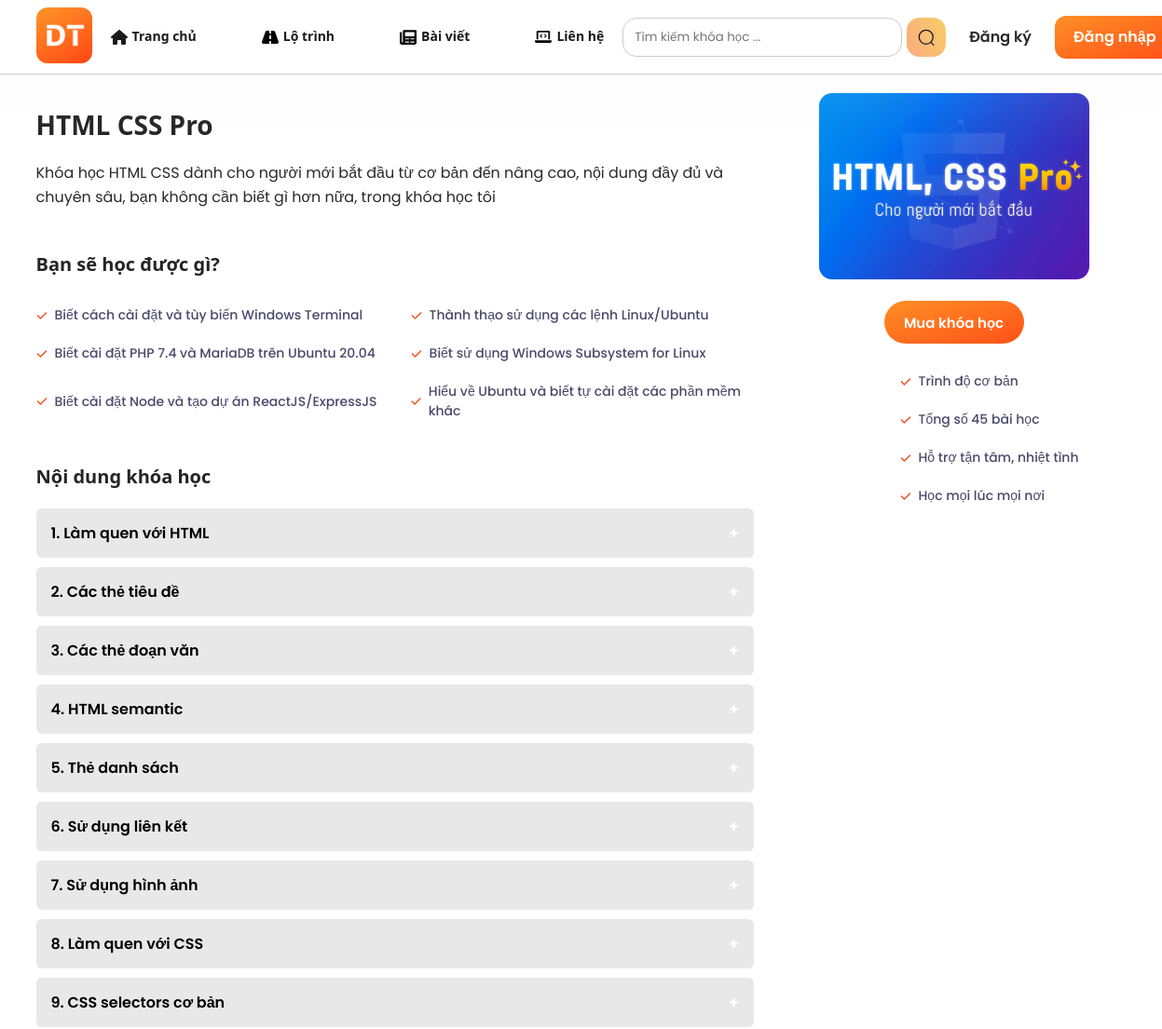
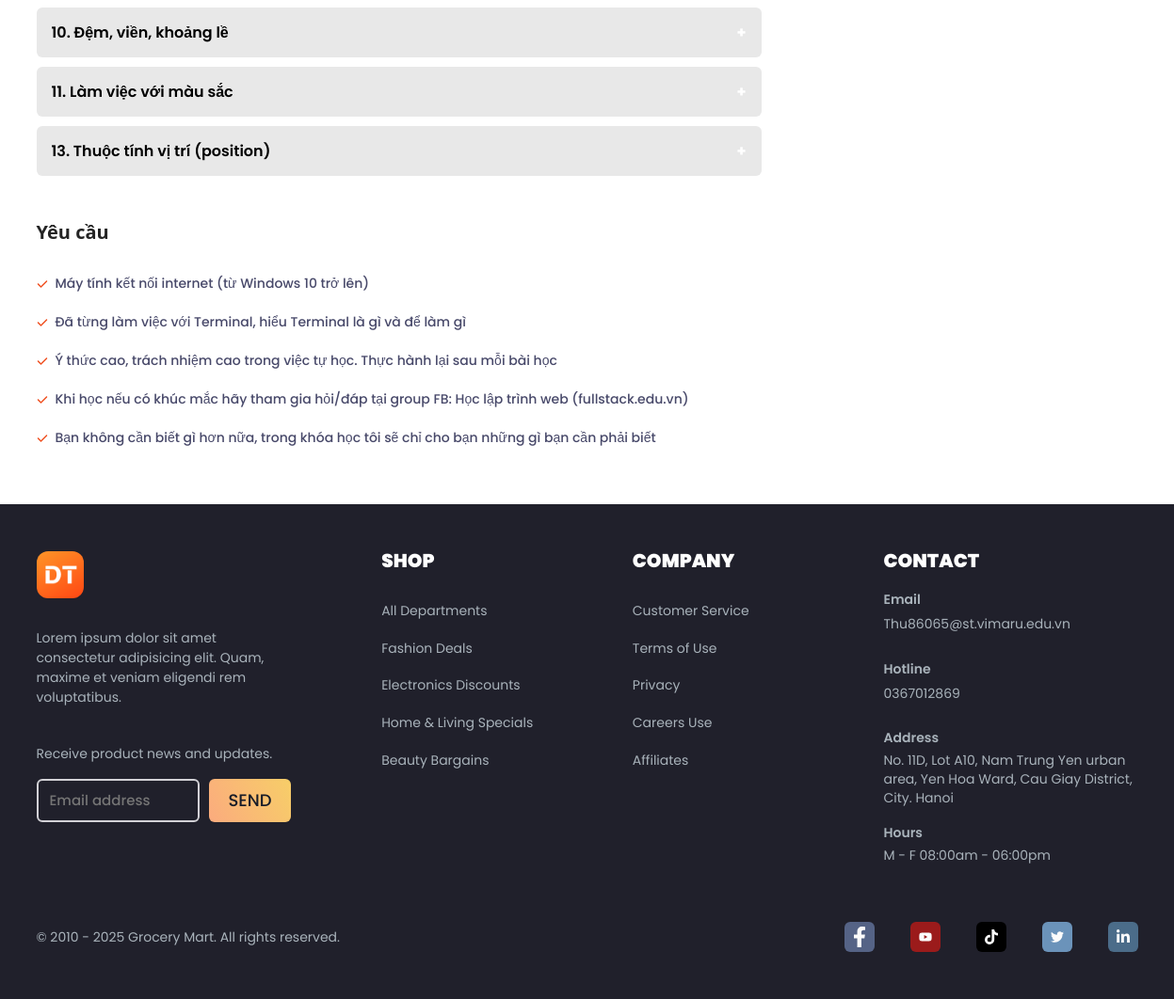
The app's page /?module=course&action=detail&id=20 with its own data (2 pictures, top to bottom).
### tables this page shows
CREATE TABLE `course` (
  `id` int(11) NOT NULL,
  `thumbnail` varchar(200) DEFAULT NULL,
  `nameCourse` varchar(150) DEFAULT NULL,
  `description` text DEFAULT NULL,
  `price` int(11) DEFAULT NULL,
  `active_code` varchar(50) DEFAULT NULL,
  `create_at` datetime DEFAULT NULL,
  `update_at` datetime DEFAULT NULL
);

CREATE TABLE `chapter` (
  `id` int(11) NOT NULL,
  `name` varchar(100) DEFAULT NULL,
  `course_id` int(11) DEFAULT NULL,
  `create_at` datetime DEFAULT NULL,
  `update_at` datetime DEFAULT NULL
);

### includes/database.php (called while the page is built, shortened)
<?php
function query($sql, $data=[], $statementStatus=false){
    global $conn;
    $query = false;
    try{
        $statement = $conn->prepare($sql);
        if (empty($data)){
            $query = $statement->execute();
        }else{
            $query = $statement->execute($data);
        }
    }catch (Exception $exception){
        require_once 'modules/errors/database.php';
        die();
    }
    if ($statementStatus && $query){
        return $statement;
    }
    return $query;
}
function getRaw($sql){
    $statement = query($sql, [], true);
    if (is_object($statement)){
        $dataFetch = $statement->fetchAll(PDO::FETCH_ASSOC);
        return $dataFetch;
    }
    return false;
}
function firstRaw($sql){
    $statement = query($sql, [], true);
    if (is_object($statement)){
        $dataFetch = $statement->fetch(PDO::FETCH_ASSOC);
        return $dataFetch;
    }
    return false;
}

### modules/course/detail.php (the view, shortened to what this page needs)
<?php
if(!empty(getBody()['id'])) {
        $id = getBody()['id'];
    $chapter = getRaw("SELECT * FROM chapter WHERE course_id = '$id'");
    $courseDetail = firstRaw("SELECT * FROM course WHERE id='$id'");
}
$checkLogin = isLoginStudent();
$data = [
    'pageTitle' => $courseDetail['nameCourse']
];
    if(empty($checkLogin)) {
        layout('header', 'client', $data);
    }
?>
           <div class="container">
            <section class="course-inner">
                <div class="row">
                    <div class="col-lg-8 col-md-12 col-12" >
                        <div class="course-inner__left course-detail">
                            <h1 class="heading-lv1"><?php echo $courseDetail['nameCourse'] ?></h1>
                            <p class="all-desc"><?php echo $courseDetail['description'] ?></p>
                            <h2 class="heading-lv3">Bạn sẽ học được gì?</h2>
                            <p class="about__checklist">
                                <span class="about__check-item">
                                    <img src="<?php echo _WEB_HOST_TEMPLATE?>/assets/icon/pass.svg" class="pass_icon" alt="">
                                    Biết cách cài đặt và tùy biến Windows Terminal
                                </span>
                                <span class="about__check-item">
                                    <img src="<?php echo _WEB_HOST_TEMPLATE?>/assets/icon/pass.svg" class="pass_icon" alt="">
                                    Thành thạo sử dụng các lệnh Linux/Ubuntu
                                </span>
                                <span class="about__check-item">
                                    <img src="<?php echo _WEB_HOST_TEMPLATE?>/assets/icon/pass.svg" class="pass_icon" alt="">
                                    Biết cài đặt PHP 7.4 và MariaDB trên Ubuntu 20.04
                                </span>
                                <span class="about__check-item">
                                    <img src="<?php echo _WEB_HOST_TEMPLATE?>/assets/icon/pass.svg" class="pass_icon" alt="">
                                    Biết sử dụng Windows Subsystem for Linux
                                </span>
                                <span class="about__check-item">
                                    <img src="<?php echo _WEB_HOST_TEMPLATE?>/assets/icon/pass.svg" class="pass_icon" alt="">
                                    Biết cài đặt Node và tạo dự án ReactJS/ExpressJS
                                </span>
                                <span class="about__check-item">
                                    <img src="<?php echo _WEB_HOST_TEMPLATE?>/assets/icon/pass.svg" class="pass_icon" alt="">
                                    Hiểu về Ubuntu và biết tự cài đặt các phần mềm khác
                                </span>
                            </p>
                            <h2 class="heading-lv3">Nội dung khóa học</h2>
                            <div class="listLesson">
                                <?php foreach($chapter as $chapterItem):?>
                                    <button class="accordion"><?php echo $chapterItem['name']; ?></button>
                                <?php endforeach; ?>
                            </div>
                            <h2 class="heading-lv3">Yêu cầu</h2>
                            <span class="about__check-item margin">
                                <img src="<?php echo _WEB_HOST_TEMPLATE?>/assets/icon/pass.svg" class="pass_icon" alt="">
                                Máy tính kết nối internet (từ Windows 10 trở lên)
                            </span>
                            <span class="about__check-item margin">
                                <img src="<?php echo _WEB_HOST_TEMPLATE?>/assets/icon/pass.svg" class="pass_icon" alt="">
                                Đã từng làm việc với Terminal, hiểu Terminal là gì và để làm gì
                            </span>
                            <span class="about__check-item margin">
                                <img src="<?php echo _WEB_HOST_TEMPLATE?>/assets/icon/pass.svg" class="pass_icon" alt="">
                                Ý thức cao, trách nhiệm cao trong việc tự học. Thực hành lại sau mỗi bài học
                            </span>
                            <span class="about__check-item margin">
                                <img src="<?php echo _WEB_HOST_TEMPLATE?>/assets/icon/pass.svg" class="pass_icon" alt="">
                                Khi học nếu có khúc mắc hãy tham gia hỏi/đáp tại group FB: Học lập trình web (fullstack.edu.vn)
                            </span>
                            <span class="about__check-item margin">
                                <img src="<?php echo _WEB_HOST_TEMPLATE?>/assets/icon/pass.svg" class="pass_icon" alt="">
                                Bạn không cần biết gì hơn nữa, trong khóa học tôi sẽ chỉ cho bạn những gì bạn cần phải biết
                            </span>
                        </div>
                    </div>
                    <div class="col-lg-4  col-md-12 col-12">
                        <div class="course-inner__right course-inner__right-media">
                            <img src="<?php echo $courseDetail['thumbnail'] ?>" class="course-inner__right-image" alt="">
                            <?php if(empty($checkLogin)) { ?>
                                <a href="<?php echo getLinkClient('auth','signin'); ?>" class="btn course-buy__btn">Mua khóa học</a>
                            <?php } ?>
                            <div class="course__buy-desc">
                                <span class="about__check-item margin">
                                    <img src="<?php echo _WEB_HOST_TEMPLATE?>/assets/icon/pass.svg" class="pass_icon" alt="">
                                   Trình độ cơ bản
                                </span>
                                <span class="about__check-item margin">
                                    <img src="<?php echo _WEB_HOST_TEMPLATE?>/assets/icon/pass.svg" class="pass_icon" alt="">
                                    Tổng số 45 bài học
                                </span>
                                <span class="about__check-item margin">
                                    <img src="<?php echo _WEB_HOST_TEMPLATE?>/assets/icon/pass.svg" class="pass_icon" alt="">
                                    Hỗ trợ tận tâm, nhiệt tình
                                </span>
                                <span class="about__check-item margin">
                                    <img src="<?php echo _WEB_HOST_TEMPLATE?>/assets/icon/pass.svg" class="pass_icon" alt="">
                                    Học mọi lúc mọi nơi
                                </span>
                            </div>
                        </div>
                    </div>
                </div>
            </section>
        </div>

### templates/client/assets/css/grid_system.css (style rules this page uses)
.container, .container-fluid { --column-size: 12; --spacer: 10px; width: 100%; margin-left: auto; margin-right: auto; padding-left: calc(var(--spacer) / 2); padding-right: calc(var(--spacer) / 2); }
.row { display: flex; flex-wrap: wrap; margin-left: calc(-1 * var(--spacer) / 2); margin-right: calc(-1 * var(--spacer) / 2); }
.col, .row[class*="row-cols-"] > *, .row > [class*="col-"] { padding-left: calc(var(--spacer) / 2); padding-right: calc(var(--spacer) / 2); }
.row[class*="row-cols-"] > *, .row > [class*="col-"] { flex: 0 0 auto; }
.row > [class*="col-"] { width: calc(100% / var(--column-size) * var(--column-number)); }
.col-12 { --column-number: 12; }
@media (min-width: 576px) { .container { --spacer: 24px; max-width: 540px; } }
@media (min-width: 768px) { .container { max-width: 720px; } }
@media (min-width: 768px) { .col-md-12 { --column-number: 12; } }
@media (min-width: 992px) { .container { --spacer: 30px; max-width: 960px; } }
@media (min-width: 992px) { .col-lg-4 { --column-number: 4; } }
@media (min-width: 992px) { .col-lg-8 { --column-number: 8; } }
@media (min-width: 1200px) { .container { max-width: 1170px; } }

### templates/client/assets/css/style.css (style rules this page uses)
html { font-size: 62.5%; scroll-behavior: smooth; }
body { font-size: 1.6rem; font-family: "Poppins", sans-serif; }
:root { --line-clamp: 1; --font-family: "Segoe UI", Tahoma, Geneva, Verdana, sans-serif; }
a { color: inherit; text-decoration: none; }
button, input, select, textarea { font-family: inherit; color: inherit; }
button { background: transparent; border: none; outline: none; }
.btn { display: flex; align-items: center; justify-content: center; height: 46px; padding: 0 20px; border-radius: 6px; background: #f8f8fb; font-size: 1.8rem; font-weight: 500; white-space: nowrap; cursor: pointer; }
.heading-lv1 { color: #242424; font-size: 2.8rem; font-family: var(--font-family); font-weight: 900; }
.heading-lv3 { color: #242424; font-size: 2rem; font-weight: 700; font-family: var(--font-family); padding-bottom: 14px; margin-top: 50px; }
.all-desc { max-width: 975px; word-wrap: break-word; color: #292929; margin: 25px 0; line-height: 1.6; }
.container { padding: 0; }
.about__checklist { display: grid; grid-template-columns: auto auto; justify-content: flex-start; margin-top: 20px; column-gap: 36px; row-gap: 20px; }
.about__check-item { position: relative; display: flex; align-items: center; column-gap: 8px; color: #48496a; font-size: 1.4rem; font-weight: 500; line-height: 1.5; }
.pass_icon { width: 12px; height: 12px; filter: brightness(0) saturate(100%) invert(37%) sepia(58%) saturate(3978%) hue-rotate(352deg) brightness(103%) contrast(88%); }
.accordion { margin-top: 10px; background-color: #e8e8e8; color: #000; font-weight: 600; font-size: 1.6rem; cursor: pointer; padding: 14px 16px; width: 100%; border: none; border-radius: 6px; text-align: left; outline: none; transition: 0.4s; }
.accordion:after { content: "\002B"; color: #fff; font-weight: bold; float: right; margin-left: 5px; }
.margin { margin-top: 20px; }
.course-inner__right-image { width: 100%; height: 200px; object-fit: cover; border-radius: 14px; }
.course-buy__btn { width: 150px; border-radius: 24px; font-size: 1.5rem; font-weight: 600; color: #fff; padding: 6px 12px; background: linear-gradient(to right bottom, #ff8f26, #ff5117); margin: 20px auto; }
.course__buy-desc { margin-top: 30px; margin-left: 30%; }
.course-inner__left { width: 100%; }
.course-inner__right { width: 100%; height: 80vh; }
.course-detail { padding-top: 40px; }
.course-inner__right-media { padding: 20px 40px; }

### templates/client/assets/css/responsive.css (style rules this page uses)
* { margin: 0; padding: 0; box-sizing: border-box; }

### records on screen
course: nameCourse "HTML CSS Pro", description "Khóa học HTML CSS dành cho người mới bắt đầu từ cơ bản đến nâng cao, nội dung đầy đủ và chuyên sâu, bạn không cần biết gì hơn nữa, trong khóa học tôi", thumbnail (picture)
chapter: name "1. Làm quen với HTML"
chapter: name "2. Các thẻ tiêu đề"
chapter: name "3. Các thẻ đoạn văn"
chapter: name "4. HTML semantic"
chapter: name "5. Thẻ danh sách"
chapter: name "6. Sử dụng liên kết"
chapter: name "7. Sử dụng hình ảnh"
chapter: name "8. Làm quen với CSS"
chapter: name "9. CSS selectors cơ bản"
chapter: name "10. Đệm, viền, khoảng lề"
chapter: name "11. Làm việc với màu sắc"
chapter: name "13. Thuộc tính vị trí (position)"
